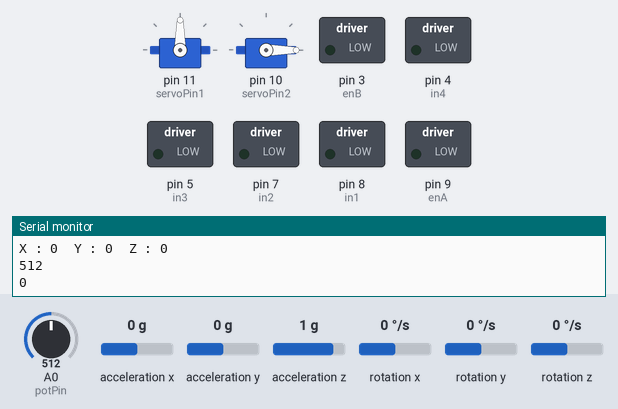
Bench run of a sketch on a simulated Arduino Uno, built with avr-gcc and run on an emulated ATmega328P. Shown: 2 × servo, switched loads named in the sketch (green lamp = pin HIGH), the last lines printed to the serial monitor. The test bench sets the inputs (shaded band); at power-on: acceleration x 0 g, A0 (potPin) = 512, acceleration y 0 g, acceleration z 1 g, rotation x 0 °/s, rotation y 0 °/s, rotation z 0 °/s.

Above: at 3.2 s.
3.3 s: acceleration x set to -0.5 g
4.8 s: acceleration x set to -0.8 g
At 5.6 s:
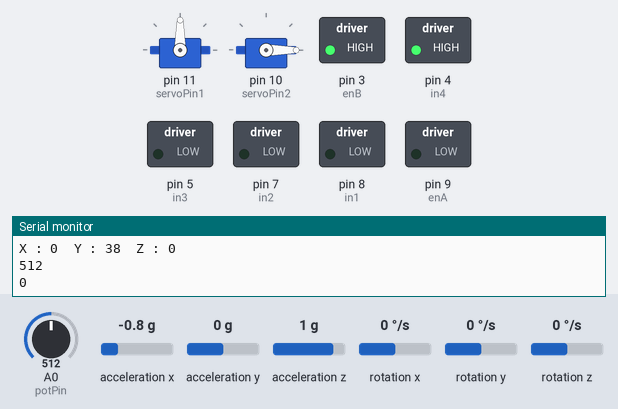
6.3 s: A0 (potPin) set to 538
7.8 s: A0 (potPin) set to 565
At 8.4 s:
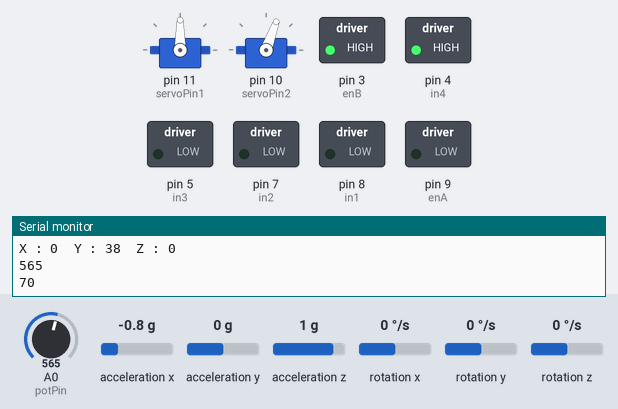
9.3 s: acceleration y set to -0.8 g
At 10.3 s:
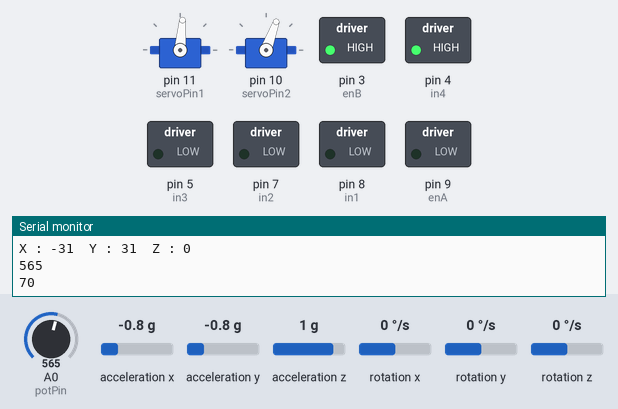
10.8 s: acceleration y set to -1.1 g
At 11.2 s:
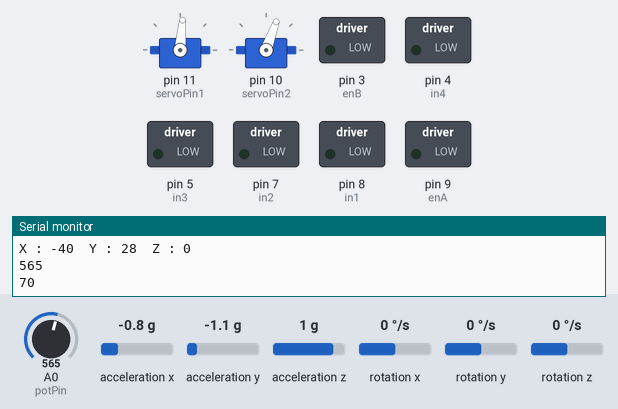
Timing chart, 0 to 13.4 s (numbered marks = the images above; inputs shaded):
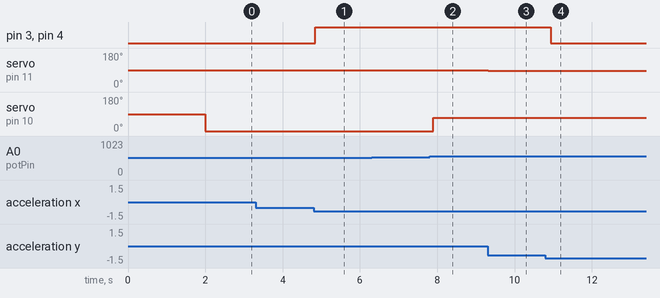

The sketch:

Robotic_arm.ino
```cpp
#include "Wire.h"
#include <MPU6050_light.h>
#include <Servo.h>

#define potPin A0
int servoPin1 = 11;
Servo servo1;
//int angle1 = 0;  //servo for elbow: roll .. set initaial angle

int servoPin2= 10;
Servo servo2;
int angle2=90;

// Motor A connections
int enA = 9;
int in1 = 8;
int in2 = 7;
// Motor B connections
int enB = 3;
int in3 = 5;
int in4 = 4;

MPU6050 mpu(Wire);
unsigned long timer = 0;

void setup() {
  Serial.begin(9600);
  Wire.begin();

  byte status = mpu.begin();
  Serial.print(F("MPU6050 status: "));
  Serial.println(status);
  while(status!=0){ } // stop everything if could not connect to MPU6050

  Serial.println(F("Calculating offsets, do not move MPU6050"));
  delay(1000);
  // mpu.upsideDownMounting = true; // uncomment this line if the MPU6050 is mounted upside-down
  mpu.calcOffsets(); // gyro and accelero
  Serial.println("Done!\n");

  // Set all the motor control pins to outputs
	pinMode(enA, OUTPUT);
	pinMode(enB, OUTPUT);
	pinMode(in1, OUTPUT);
	pinMode(in2, OUTPUT);
	pinMode(in3, OUTPUT);
	pinMode(in4, OUTPUT);


  pinMode(potPin,INPUT);

  // Turn off motors - Initial state
	digitalWrite(in1, LOW);
	digitalWrite(in2, LOW);
	digitalWrite(in3, LOW);
	digitalWrite(in4, LOW);

  servo1.attach(servoPin1);

  servo2.attach(servoPin2);
  // servo2.write(angle2);
  // delay(50);

}

void loop() {
  mpu.update();

  int roll=mpu.getAngleX();
  int pitch=mpu.getAngleY();
  int yaw=mpu.getAngleZ();

	Serial.print("X : ");
	Serial.print(roll);
	Serial.print("\tY : ");
	Serial.print(pitch);
	Serial.print("\tZ : ");
	Serial.println(yaw);

  //roll control: elbow servo
  if(roll>30){
    servo1.write(100);
  }
  if(roll<-30 && roll>-45){
    servo1.write(85);
  }
  if(roll<-45){
    servo1.write(50);
  }
  if(roll<30 && roll>-30){
    servo1.write(90);
  }

  //pitch control: accuator dc motor
  if(pitch>30){
    analogWrite(enB, 255);
    digitalWrite(in3, LOW);
	  digitalWrite(in4, HIGH);
  }
  if(pitch<-30){
    analogWrite(enB, 255);
    digitalWrite(in3, HIGH);
	  digitalWrite(in4, LOW);
  }
  if(pitch<30 && pitch>-30){
    analogWrite(enB, 0);
    digitalWrite(in3, LOW);
	  digitalWrite(in4, LOW);
  }

  //yaw control: base dc motor
  if(yaw>30){
    analogWrite(enA, 255);
    digitalWrite(in1, HIGH);
	  digitalWrite(in2, LOW);
  }
  if(yaw<-30){
    analogWrite(enA, 255);
    digitalWrite(in1, LOW);
	  digitalWrite(in2, HIGH);
  }
  if(yaw<30 && yaw>-30){
    analogWrite(enA, 0);
    digitalWrite(in1, LOW);
	  digitalWrite(in2, LOW);
  }

  int potReading= analogRead(potPin);
  //angle2=map(potReading,300,800,0,70);
  if(potReading>550){
    angle2=70;
  }
  if(potReading<550){
    angle2=0;
  }

  servo2.write(angle2);

  Serial.println(potReading);
  Serial.println(angle2);
  delay(200);
}
```

Measured:
- the behaviour switches between -0.6 and -0.7 g on acceleration x (found by bisection; images 0 and 1)
- the behaviour switches between 550 and 551 on A0 (potPin) (found by bisection; images 1 and 2)
- the behaviour switches between -0.9 and -1 g on acceleration y (found by bisection; images 3 and 4)
- after the input at 4.8 s, pin 3 (enB), pin 4 (in4): LOW → HIGH after 0.05 s
- after the input at 7.8 s, servo on pin 10 (servoPin2): 0° → 70° after 0.09 s
- after the input at 9.3 s, servo on pin 11 (servoPin1): 90° → 85° at once
- after the input at 10.8 s, pin 3 (enB), pin 4 (in4): HIGH → LOW after 0.14 s
